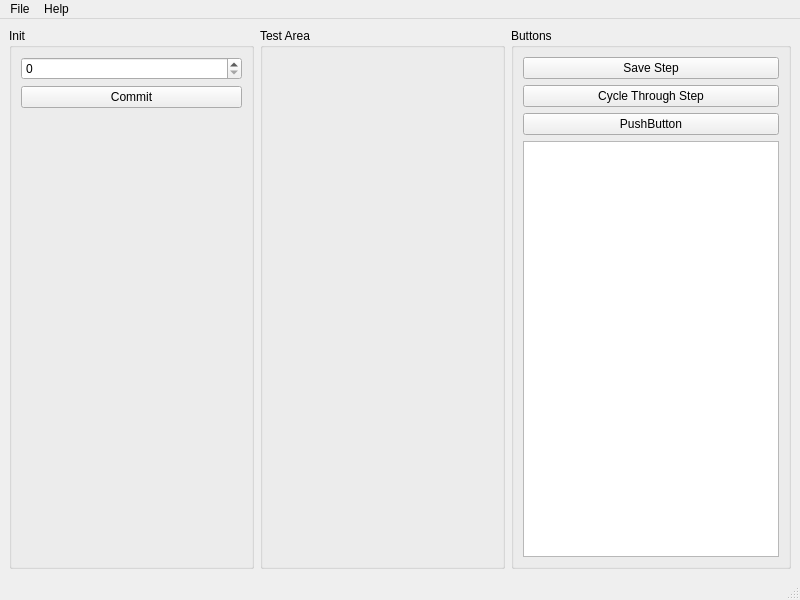
<?xml version="1.0" encoding="UTF-8"?>
<ui version="4.0">
 <class>MainWindow</class>
 <widget class="QMainWindow" name="MainWindow">
  <property name="geometry">
   <rect>
    <x>0</x>
    <y>0</y>
    <width>800</width>
    <height>600</height>
   </rect>
  </property>
  <property name="windowTitle">
   <string>MainWindow</string>
  </property>
  <widget class="QWidget" name="centralwidget">
   <layout class="QVBoxLayout" name="verticalLayout">
    <item>
     <layout class="QHBoxLayout" name="horizontalLayout_2">
      <item>
       <widget class="QGroupBox" name="GB_1_Init">
        <property name="sizePolicy">
         <sizepolicy hsizetype="Expanding" vsizetype="Preferred">
          <horstretch>0</horstretch>
          <verstretch>0</verstretch>
         </sizepolicy>
        </property>
        <property name="title">
         <string>Init</string>
        </property>
        <layout class="QVBoxLayout" name="verticalLayout_2">
         <item>
          <widget class="QSpinBox" name="amt_sliders"/>
         </item>
         <item>
          <widget class="QPushButton" name="submit_sliders">
           <property name="text">
            <string>Commit</string>
           </property>
          </widget>
         </item>
         <item>
          <spacer name="verticalSpacer">
           <property name="orientation">
            <enum>Qt::Vertical</enum>
           </property>
           <property name="sizeHint" stdset="0">
            <size>
             <width>20</width>
             <height>40</height>
            </size>
           </property>
          </spacer>
         </item>
        </layout>
       </widget>
      </item>
      <item>
       <widget class="QGroupBox" name="GB_2_TestArea">
        <property name="enabled">
         <bool>true</bool>
        </property>
        <property name="sizePolicy">
         <sizepolicy hsizetype="Expanding" vsizetype="Preferred">
          <horstretch>0</horstretch>
          <verstretch>0</verstretch>
         </sizepolicy>
        </property>
        <property name="title">
         <string>Test Area</string>
        </property>
        <layout class="QHBoxLayout" name="horizontalLayout">
         <item>
          <widget class="SliderArray" name="sliderWidget" native="true"/>
         </item>
        </layout>
       </widget>
      </item>
      <item>
       <widget class="QGroupBox" name="GB_3_Buttons">
        <property name="sizePolicy">
         <sizepolicy hsizetype="Expanding" vsizetype="Preferred">
          <horstretch>0</horstretch>
          <verstretch>0</verstretch>
         </sizepolicy>
        </property>
        <property name="title">
         <string>Buttons</string>
        </property>
        <layout class="QVBoxLayout" name="verticalLayout_3">
         <item>
          <widget class="QPushButton" name="saveStepButton">
           <property name="text">
            <string>Save Step</string>
           </property>
          </widget>
         </item>
         <item>
          <widget class="QPushButton" name="pushButton_4">
           <property name="text">
            <string>Cycle Through Step</string>
           </property>
          </widget>
         </item>
         <item>
          <widget class="QPushButton" name="pushButton_2">
           <property name="text">
            <string>PushButton</string>
           </property>
          </widget>
         </item>
         <item>
          <widget class="QListWidget" name="listWidget"/>
         </item>
        </layout>
       </widget>
      </item>
     </layout>
    </item>
   </layout>
  </widget>
  <widget class="QMenuBar" name="menubar">
   <property name="geometry">
    <rect>
     <x>0</x>
     <y>0</y>
     <width>800</width>
     <height>21</height>
    </rect>
   </property>
   <widget class="QMenu" name="menuFile">
    <property name="title">
     <string>File</string>
    </property>
    <addaction name="actionLoad_From_File"/>
    <addaction name="actionSave_To_File"/>
    <addaction name="separator"/>
    <addaction name="actionExit"/>
   </widget>
   <widget class="QMenu" name="menuHelp">
    <property name="title">
     <string>Help</string>
    </property>
   </widget>
   <addaction name="menuFile"/>
   <addaction name="menuHelp"/>
  </widget>
  <widget class="QStatusBar" name="statusbar"/>
  <action name="actionLoad_From_File">
   <property name="text">
    <string>Load From File</string>
   </property>
  </action>
  <action name="actionSave_To_File">
   <property name="text">
    <string>Save To File</string>
   </property>
  </action>
  <action name="actionExit">
   <property name="text">
    <string>Exit</string>
   </property>
  </action>
 </widget>
 <customwidgets>
  <customwidget>
   <class>SliderArray</class>
   <extends>QWidget</extends>
   <header>sliderarray.h</header>
   <container>1</container>
  </customwidget>
 </customwidgets>
 <resources/>
 <connections/>
</ui>
